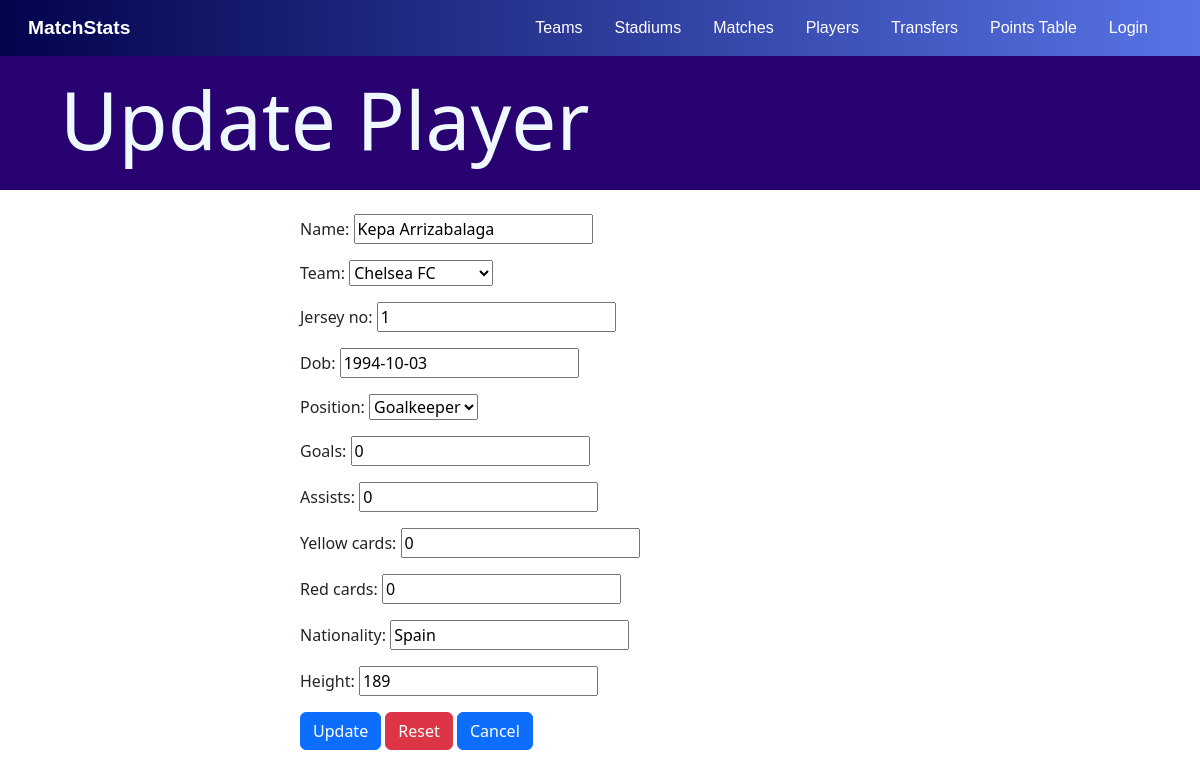
Page /player/1/update/ on the committed database.
### main/models.py (models this page shows, shortened)
class Player(models.Model):
    POSITION = [
        ('G',"Goalkeeper"),
        ('D',"Defender"),
        ('M',"Midfielder"),
        ('F',"Forward"),
    ]
    name = models.CharField(max_length=128)
    team = models.ForeignKey(Team, null=True, blank=True, on_delete = models.SET_NULL)
    jersey_no = models.PositiveSmallIntegerField(null=True)
    dob = models.DateField()
    position = models.CharField(max_length=1, choices=POSITION)
    goals = models.PositiveSmallIntegerField(default=0)
    assists = models.PositiveSmallIntegerField(default=0)
    yellow_cards = models.PositiveSmallIntegerField(default=0)
    red_cards = models.PositiveSmallIntegerField(default=0)
    nationality = models.CharField(max_length=64)
    height = models.PositiveSmallIntegerField()

class Team(models.Model):
    name = models.CharField(max_length=128, unique=True)
    code = models.CharField(max_length=3, unique=True)
    stadium = models.ForeignKey(Stadium, on_delete=models.SET_NULL, null=True, blank=True)
    played = models.PositiveSmallIntegerField(default=0)
    wins = models.PositiveSmallIntegerField(default=0)
    draws = models.PositiveSmallIntegerField(default=0)
    losses = models.PositiveSmallIntegerField(default=0)
    goals_for = models.PositiveSmallIntegerField(default=0)
    goals_against = models.PositiveSmallIntegerField(default=0)
    points = models.SmallIntegerField(default=0)
    def __str__(self):
        return self.name

### main/views.py (the view, shortened to what this page needs)
# urls.py: path('player/<int:pk>/update/',views.PlayerUpdateView.as_view(), name="player_update"),
class PlayerUpdateView(generic.UpdateView):
    model = Player
    fields = ['name','team','jersey_no','dob','position','goals','assists','yellow_cards','red_cards','nationality','height']
    template_name = 'main/player_update.html'

### main/templates/main/player_update.html (shortened to what this page needs)
{% extends 'main/base.html' %}
{% load static %}
{% block content %}
<header>
    <h1 class="display-1" style="width: 100%;">Update Player</h1>
</header>
<br>
<form method="post" action="{% url 'main:player_update' player.id %}" >
    {{form.as_p}}
    <input type="submit" value="Update"  class="btn btn-primary">
    <button type="reset" class="btn btn-danger"> Reset </button>
    <a href="{% url 'main:player_detail' player.id %}" class="btn btn-primary"> Cancel </a>
</form>
{% endblock %}

### main/static/nav.css (style rules this page uses)
header { margin: 0; display:flex; justify-content: space-between; align-items: center; padding: 15px 60px; position: absolute; width: 100vw; box-sizing: border-box; background-color: rgb(39, 2, 112); color: aliceblue; position: static; }

### main/templates/main/player_update.html (style rules this page uses)
form { width: 50%; align-items: center; margin-left: 25%; }

### rows in the picture
Player: name "Kepa Arrizabalaga", team "Chelsea FC", jersey_no "1", dob "1994-10-03", position "Goalkeeper", goals "0", assists "0", yellow_cards "0", red_cards "0", nationality "Spain", height "189"
